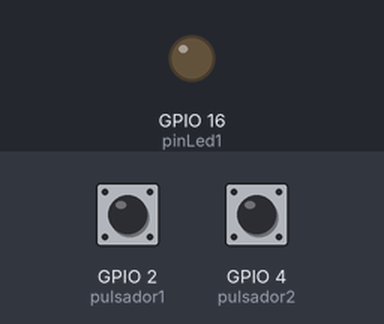
Recording of a sketch running on a simulated ESP8266 (NodeMCU). On the bench: output pins drawn as LEDs (lit = HIGH). Dashed ring = blinking. Inputs (shaded band) come from the test bench; at power-on: GPIO 4 (pulsador2) LOW, GPIO 2 (pulsador1) LOW. WiFi joins after 1.5 s; servers stay silent unless stated; what the sketch prints to the serial monitor is not drawn.

Above: at 2.7 s.
2.8 s: GPIO 4 (pulsador2) pulled HIGH for 0.15 s
At 3.2 s:
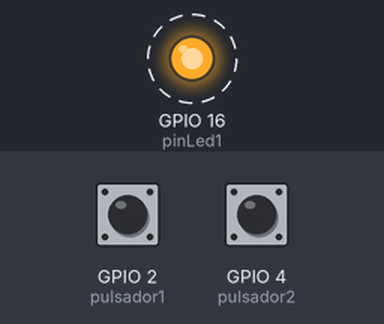
Timing chart, 0 to 5.8 s (numbered marks = the images above; inputs shaded):
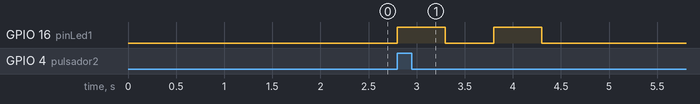

Measured:
- after the input at 2.8 s, GPIO 16 (pinLed1): alternates HIGH for 0.50 s and LOW for 0.50 s, 4 changes in all, then stays LOW, starting at once

The sketch:

DoorState.ino
```cpp
#include <ESP8266WiFi.h>
#include <WiFiClient.h>

const char* ssid = "LINK";
const char* password = "10025039()";
const char* host = "192.168.0.39";
const int port = 12345;

int pinLed1 = 16;
int pulsador1=2;
int pulsador2=4;
int val = 0; //val se emplea para almacenar el estado del boton
int state = 0; // 0 LED apagado, mientras que 1 encendido
int old_val = 0;
int old_val2 = 0;

void setup() {
  Serial.begin(115200);
  delay(10);

  pinMode(pinLed1, OUTPUT);
  pinMode(pulsador1, INPUT);
  pinMode(pulsador2, INPUT);
  // Conectar al WiFi
  Serial.println();
  Serial.println();
  Serial.print("Conectando a ");
  Serial.println(ssid);

  WiFi.begin(ssid, password);

  while (WiFi.status() != WL_CONNECTED) {
    delay(500);
    Serial.print(".");
  }

  Serial.println("");
  Serial.println("WiFi conectado");
  Serial.println("IP obtenida: ");
  Serial.println(WiFi.localIP());
}

void loop() {
  val = digitalRead(pulsador1);
  int val2 = digitalRead(pulsador2);

  if(val != old_val){
    if(val == HIGH){
      OpenDoorSecuence();
    }
    old_val = val;
  }

  if(val2 != old_val2){
    if(val2 == HIGH){
      closeDoorSecuence();
    }
    old_val2 = val2;
  }
}
// El LED se enciende 2 veces cuando la puerta se cierre
void closeDoorSecuence(){
  digitalWrite(pinLed1, HIGH);
  delay(500);
  digitalWrite(pinLed1, LOW);
  delay(500);
  digitalWrite(pinLed1, HIGH);
  delay(500);
  digitalWrite(pinLed1, LOW);
  delay(500);
    sendCommands("closeDoor");
}

// EL lED se enciende una vez para abrir la puerta.
void OpenDoorSecuence(){
  digitalWrite(pinLed1, HIGH);
  delay(500);
  digitalWrite(pinLed1, LOW);
  delay(500);
    sendCommands("openDoor");
}

void sendCommands(const char* command){
  Serial.print("Conectando a ");
  Serial.println(host);

  WiFiClient client;
  if (!client.connect(host, port)) {
    Serial.println("Conexión fallida");
    delay(1000);
    return;
  }

  // Envía un comando para abrir la puerta
  client.println(command);
  delay(500);

  // Recibe la respuesta del servidor
  while (client.available()) {
    String response = client.readStringUntil('\r');
    Serial.println(response);
  }

  delay(1000);
}
```
